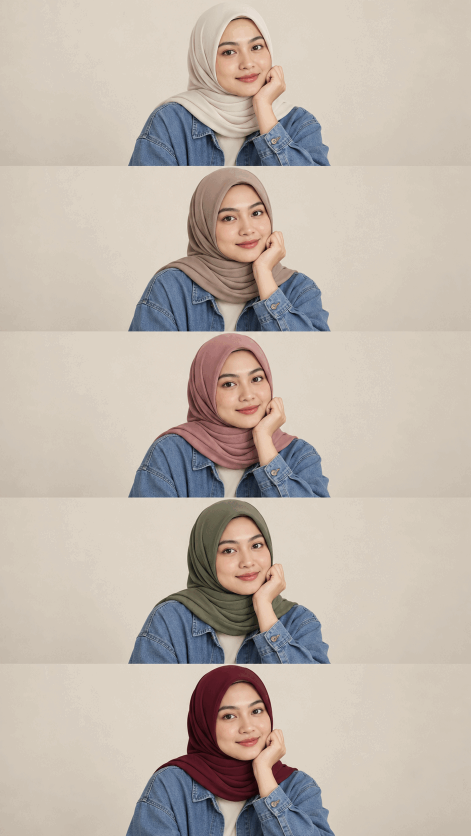
#> input picture CONTENT/DAY-14/assets/denim-five-color-source.png, 941 x 1672 px (shown at 1/2 size)
$ python render.py
#> lines starting #> are read from the running program, lines starting #| are printed output that depends on the picture
from pathlib import Path
import subprocess
from PIL import Image, ImageDraw, ImageFont

ROOT = Path(__file__).resolve().parent
ASSETS = ROOT / "assets"
SOURCE = ASSETS / "denim-five-color-source.png"
W, H = 1080, 1920
FPS = 30

CREAM = "#F3EDE5"
PAPER = "#FFFDF9"
INK = "#282522"
MUTED = "#6B625B"
BLUE = "#53708B"
IVORY = "#D5CBBE"
TAUPE = "#8D7668"
ROSE = "#A87078"
OLIVE = "#69705B"
BURGUNDY = "#752A3A"
REG = "/usr/share/fonts/truetype/dejavu/DejaVuSans.ttf"
BOLD = "/usr/share/fonts/truetype/dejavu/DejaVuSans-Bold.ttf"


def font(size, bold=False):
    return ImageFont.truetype(BOLD if bold else REG, size)


def txt(draw, xy, value, size, fill=INK, bold=False, anchor="la", spacing=10):
    draw.multiline_text(xy, value, font=font(size, bold), fill=fill,
                        anchor=anchor, spacing=spacing)


def fit_crop(image, size, focus_x=0.5, focus_y=0.42):
    target = size[0] / size[1]
    ratio = image.width / image.height
    if ratio > target:
        nw = int(image.height * target)
        left = int((image.width - nw) * focus_x)
        image = image.crop((left, 0, left + nw, image.height))
    else:
        nh = int(image.width / target)
        top = int((image.height - nh) * focus_y)
        top = max(0, min(top, image.height - nh))
        image = image.crop((0, top, image.width, top + nh))
    return image.resize(size, Image.Resampling.LANCZOS)


def footer(draw):
    txt(draw, (70, 1845), "@hijabsyaricoid", 28, fill=MUTED)


def panels(source):
    step = source.height // 5
    return [source.crop((0, i * step, source.width,
                         source.height if i == 4 else (i + 1) * step)) for i in range(5)]


def soft_top(base, height=760):
    over = Image.new("RGBA", base.size, (0, 0, 0, 0))
    d = ImageDraw.Draw(over)
    for y in range(height):
        alpha = int(236 * (1 - y / height))
        d.line((0, y, W, y), fill=(243, 237, 229, alpha))
    return Image.alpha_composite(base.convert("RGBA"), over).convert("RGB")


def hook_scene(source):
    base = soft_top(fit_crop(source, (W, H), 0.5, 0.5), 820)
    d = ImageDraw.Draw(base)
    txt(d, (70, 105), "Outfit denim +\nhijab apa?", 88, bold=True, spacing=8)
    txt(d, (70, 336), "Coba 5 arah warna ini.", 43, fill=MUTED, bold=True)
    d.rounded_rectangle((70, 1475, 1010, 1735), radius=44, fill="#FFFDFCEC")
    txt(d, (540, 1548), "Satu outfit, lima nuansa", 39,
        bold=True, anchor="ma")
    txt(d, (540, 1636), "Bandingkan dengan denim yang benar-benar kamu punya.",
        29, fill=MUTED, anchor="ma")
    footer(d)
    return base


def color_scene(panel, number, name, descriptor, accent):
    base = Image.new("RGB", (W, H), CREAM)
    portrait = fit_crop(panel, (W, 1390), 0.5, 0.48)
    base.paste(portrait, (0, 0))
    d = ImageDraw.Draw(base)
    d.rounded_rectangle((54, 1230, 1026, 1790), radius=52, fill=PAPER)
    d.rounded_rectangle((84, 1288, 164, 1368), radius=28, fill=accent)
    txt(d, (124, 1328), str(number), 33, fill="white", bold=True, anchor="mm")
    txt(d, (204, 1295), name, 54, bold=True)
    txt(d, (84, 1434), descriptor, 40, fill=MUTED, bold=True, spacing=9)
    txt(d, (84, 1606), "Amati hasilnya pada wash denim\ndan cahaya yang kamu pakai.",
        31, fill=INK, spacing=8)
    footer(d)
    return base


def comparison_scene(source):
    base = Image.new("RGB", (W, H), CREAM)
    base.paste(fit_crop(source, (W, 1390), 0.5, 0.5), (0, 0))
    d = ImageDraw.Draw(base)
    d.rounded_rectangle((54, 1235, 1026, 1790), radius=52, fill=PAPER)
    txt(d, (84, 1300), "Denim yang sama,\nnuansanya bisa berubah.", 54,
        bold=True, spacing=8)
    txt(d, (84, 1470), "Ivory terasa ringan · taupe terasa netral\nrose lebih lembut · olive lebih earthy\nburgundy memberi kontras lebih kuat",
        31, fill=MUTED, spacing=10)
    footer(d)
    return base


def end_scene(source):
    base = fit_crop(source, (W, H), 0.5, 0.5)
    veil = Image.new("RGBA", (W, H), (243, 237, 229, 226))
    base = Image.alpha_composite(base.convert("RGBA"), veil).convert("RGB")
    d = ImageDraw.Draw(base)
    txt(d, (70, 160), "Tes sebelum memilih", 72, bold=True)
    checks = [
        "Samakan outfit dan pencahayaan.",
        "Foto satu warna per frame.",
        "Bandingkan berdampingan.",
        "Pilih nuansa yang kamu suka.",
    ]
    y = 430
    for item in checks:
        d.ellipse((78, y + 10, 108, y + 40), fill=BLUE)
        txt(d, (140, y), item, 38, bold=True)
        y += 148
    d.rounded_rectangle((70, 1180, 1010, 1505), radius=46, fill=PAPER)
    txt(d, (540, 1270), "Simpan untuk referensi\noutfit denim berikutnya.",
        51, bold=True, anchor="ma", spacing=8)
    footer(d)
    return base


def story_poll(source):
    base = soft_top(fit_crop(source, (W, H), 0.5, 0.5), 790)
    d = ImageDraw.Draw(base)
    txt(d, (70, 130), "Kalau pakai denim,\nkamu pilih…", 78, bold=True, spacing=8)
    txt(d, (70, 346), "Arah netral atau berwarna?", 37, fill=MUTED, bold=True)
    d.rounded_rectangle((70, 1390, 1010, 1715), radius=46, fill="#FFFDFCEC")
    txt(d, (540, 1460), "TAMBAHKAN POLL", 27, fill=TAUPE, bold=True, anchor="mm")
    txt(d, (540, 1580), "NETRAL  /  COLOR", 47, bold=True, anchor="mm")
    footer(d)
    return base


def story_palette(source):
    ps = panels(source)
    base = Image.new("RGB", (W, H), CREAM)
    d = ImageDraw.Draw(base)
    txt(d, (70, 130), "5 arah warna\nuntuk outfit denim", 72, bold=True, spacing=8)
    names = ["SOFT IVORY", "WARM TAUPE", "DUSTY ROSE", "MUTED OLIVE", "BURGUNDY"]
    colors = [IVORY, TAUPE, ROSE, OLIVE, BURGUNDY]
    y = 400
    for panel, name, color in zip(ps, names, colors):
        image = fit_crop(panel, (265, 238), 0.5, 0.42)
        base.paste(image, (70, y))
        d = ImageDraw.Draw(base)
        d.rounded_rectangle((365, y, 1010, y + 238), radius=34, fill=PAPER)
        d.ellipse((405, y + 74, 495, y + 164), fill=color)
        txt(d, (535, y + 119), name, 35, bold=True, anchor="lm")
        y += 264
    footer(d)
    return base


def story_question(panel):
    base = fit_crop(panel, (W, H), 0.5, 0.46)
    veil = Image.new("RGBA", (W, H), (34, 31, 28, 68))
    base = Image.alpha_composite(base.convert("RGBA"), veil).convert("RGB")
    d = ImageDraw.Draw(base)
    d.rounded_rectangle((54, 120, 1026, 1035), radius=50, fill="#FFFDF0EE")
    txt(d, (96, 205), "Pilihanmu untuk\ndenim: warna apa?", 68, bold=True, spacing=8)
    txt(d, (96, 420), "Tulis warna hijab dan wash denim\nyang paling sering kamu pakai.",
        34, fill=MUTED, spacing=9)
    d.rounded_rectangle((96, 640, 984, 924), radius=38,
                        fill="#F2EAE2", outline="#D5C7BB", width=3)
    txt(d, (540, 718), "TAMBAHKAN QUESTIONS", 26,
        fill=TAUPE, bold=True, anchor="mm")
    txt(d, (540, 822), "Denim-ku… + hijab…", 38, bold=True, anchor="mm")
    footer(d)
    return base


def save_png(image, path):
    # Save through a verified sibling, then replace atomically. This prevents
    # a partially written PNG from surviving an interrupted render.
    tmp = path.with_name(path.stem + ".rendering.png")
    encoded = image.convert("RGB").quantize(
        colors=256, method=Image.Quantize.MEDIANCUT)
    if tmp.exists():
        tmp.unlink()
    for attempt in range(3):
        encoded.save(tmp, optimize=False)
        try:
            with Image.open(tmp) as check:
                check.load()
            tmp.replace(path)
            return
        except (OSError, SyntaxError):
            if tmp.exists():
                tmp.unlink()
            if attempt == 2:
                raise


def save_assets(source):
    ps = panels(source)
    scenes = [
        hook_scene(source),
        color_scene(ps[0], 1, "Soft ivory", "Ringan, clean, dan kontras lembut.", IVORY),
        color_scene(ps[1], 2, "Warm taupe", "Netral hangat yang tetap tenang.", TAUPE),
        color_scene(ps[2], 3, "Dusty rose", "Lembut dengan sentuhan warna.", ROSE),
        color_scene(ps[3], 4, "Muted olive", "Arah earthy yang lebih grounded.", OLIVE),
        color_scene(ps[4], 5, "Deep burgundy", "Kontras yang lebih kuat dan rich.", BURGUNDY),
        comparison_scene(source),
        end_scene(source),
    ]
    scene_paths = []
    for i, scene in enumerate(scenes, 1):
        path = ASSETS / f"scene-{i:02d}.png"
        save_png(scene, path)
        scene_paths.append(path)
    save_png(hook_scene(source), ASSETS / "reel-cover.png")
    stories = [story_poll(source), story_palette(source), story_question(ps[3])]
    story_paths = []
    for i, story in enumerate(stories, 1):
        path = ASSETS / f"story-{i:02d}.png"
        save_png(story, path)
        story_paths.append(path)
    sheet = Image.new("RGB", (1080, 960), "white")
    for i, scene in enumerate(scenes):
        thumb = scene.convert("RGB").resize((270, 480), Image.Resampling.LANCZOS)
        sheet.paste(thumb, ((i % 4) * 270, (i // 4) * 480))
    save_png(sheet, ASSETS / "contact-sheet.png")
    story_sheet = Image.new("RGB", (810, 480), "white")
    for i, story in enumerate(stories):
        thumb = story.convert("RGB").resize((270, 480), Image.Resampling.LANCZOS)
        story_sheet.paste(thumb, (i * 270, 0))
    save_png(story_sheet, ASSETS / "stories-contact-sheet.png")
    return scenes


def render_video(scenes):
    # Exactly 510 frames = 17.00 seconds at 30 fps.
    frame_counts = [60, 66, 66, 66, 66, 66, 60, 60]
    small = [im.resize((720, 1280), Image.Resampling.LANCZOS) for im in scenes]
    cmd = [
        "ffmpeg", "-y", "-f", "rawvideo", "-pix_fmt", "rgb24",
        "-s", "720x1280", "-r", str(FPS), "-i", "-",
        "-vf", "scale=1080:1920:flags=lanczos,format=yuv420p",
        "-c:v", "libx264", "-preset", "slow", "-crf", "29",
        "-maxrate", "330k", "-bufsize", "660k", "-movflags", "+faststart",
        "-an", str(ASSETS / "reel-final.mp4")
    ]
    proc = subprocess.Popen(cmd, stdin=subprocess.PIPE)
    transition = 6
    for idx, (scene, count) in enumerate(zip(small, frame_counts)):
        nxt = small[idx + 1] if idx + 1 < len(small) else None
        for frame_no in range(count):
            progress = frame_no / max(1, count - 1)
            scale = 1.0 + 0.012 * progress
            zw, zh = int(720 * scale), int(1280 * scale)
            frame = scene.resize((zw, zh), Image.Resampling.BICUBIC)
            frame = frame.crop(((zw - 720) // 2, (zh - 1280) // 2,
                                (zw - 720) // 2 + 720, (zh - 1280) // 2 + 1280))
            if nxt is not None and frame_no >= count - transition:
                alpha = (frame_no - (count - transition)) / transition
                frame = Image.blend(frame, nxt, alpha)
            proc.stdin.write(frame.convert("RGB").tobytes())
    proc.stdin.close()
    if proc.wait() != 0:
        raise RuntimeError("FFmpeg render failed")


def main():
    ASSETS.mkdir(parents=True, exist_ok=True)
    source = Image.open(SOURCE).convert("RGB")
#> source is the input picture: PIL image 941x1672 RGB; mean R, G, B 193.3, 182.4, 172.3
    scenes = save_assets(source)
#> in save_assets, `ps = panels(source)`: ps = 5 items
#> in soft_top, `over = Image.new("RGBA", base.size, (0, 0, 0, 0))`: over: PIL image 1080x1920 RGBA; every value is 0
#> in end_scene, `base = Image.alpha_composite(base.convert("RGBA"), veil).convert("RGB")`:
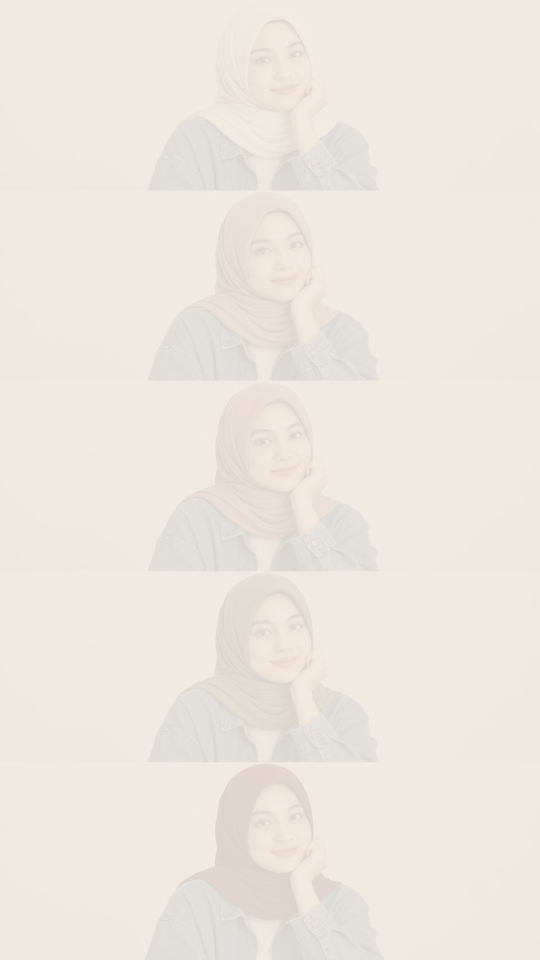
#> base: PIL image 1080x1920 RGB (shown at 1/2 size); mean R, G, B 237.3, 230.8, 222.5
#> after the loop in end_scene, `for item in checks:`: y = 1022
#> in save_png, `encoded = image.convert("RGB").quantize( colors=256, method=Image.Quan..`:
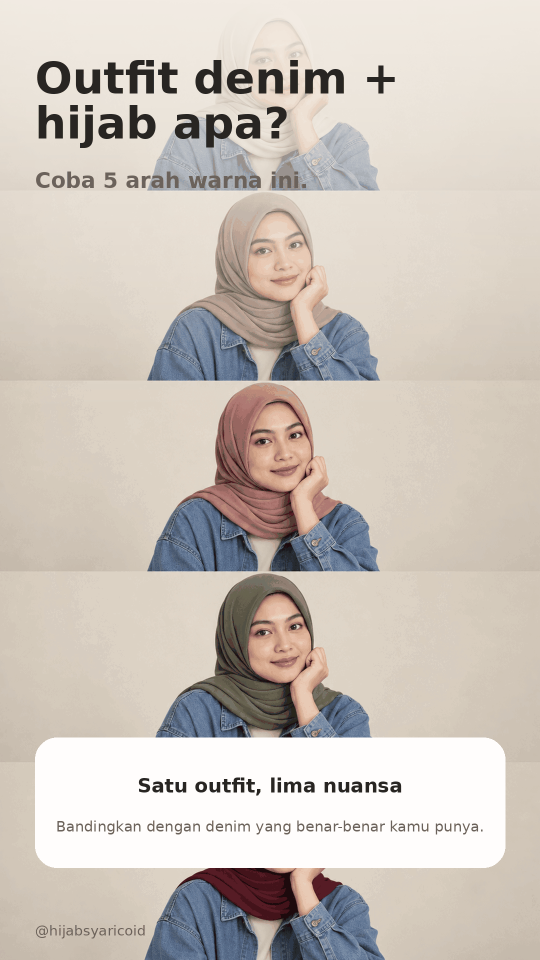
#> encoded: PIL image 1080x1920 P (shown at 1/2 size); mean R, G, B 204, 195.5, 187.3
#> in story_palette, `ps = panels(source)`: ps = 5 items
#> the loop in story_palette, `for panel, name, color in zip(ps, names, colors):` made 5 passes
#> (name, color, ratio in fit_crop, nw in fit_crop, left in fit_crop, y) on passes 1 to 5: ('SOFT IVORY', '#D5CBBE', 2.82, 371, 285, 664), ('WARM TAUPE', '#8D7668', 2.82, 371, 285, 928), ('DUSTY ROSE', '#A87078', 2.82, 371, 285, 1192), ('MUTED OLIVE', '#69705B', 2.82, 371, 285, 1456), ('BURGUNDY', '#752A3A', 2.8, 374, 283, 1720)
#> pass 1, in fit_crop (call 11), `image = image.crop((left, 0, left + nw, image.height))`:
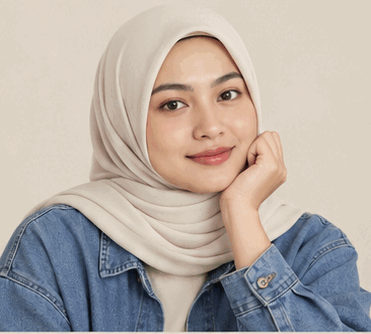
#> image: PIL image 371x334 RGB; mean R, G, B 180.5, 171.5, 165.3
#> after the loop in story_palette, `for panel, name, color in zip(ps, names, colors):`:
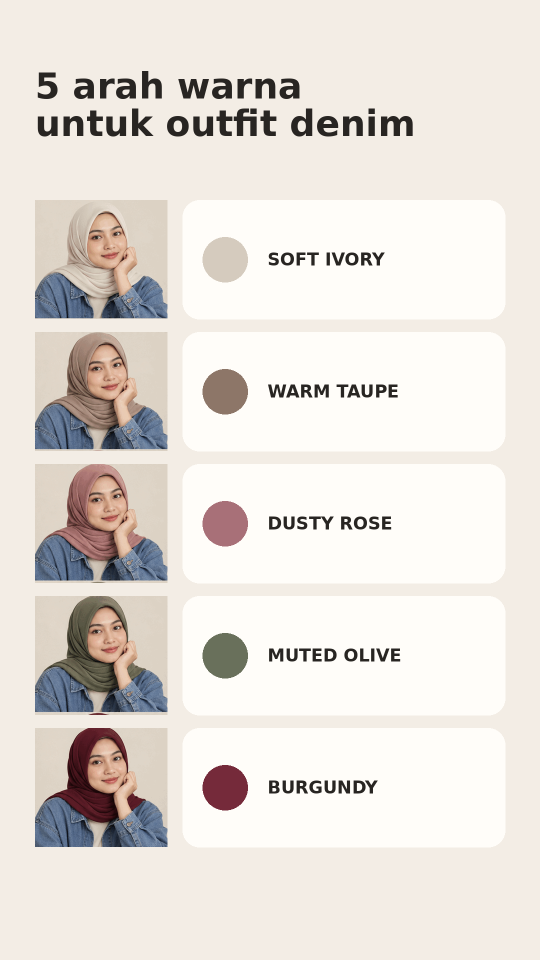
#> base: PIL image 1080x1920 RGB (shown at 1/2 size); mean R, G, B 229.6, 223.8, 217.8
#> after the loop in story_palette, `for panel, name, color in zip(ps, names, colors):`:
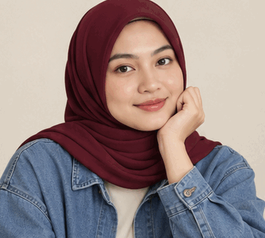
#> image: PIL image 265x238 RGB; mean R, G, B 149.4, 134.1, 133.8
#> after the loop in story_palette, `for panel, name, color in zip(ps, names, colors):`: y = 1720
#> in fit_crop (call 16), `target = size[0] / size[1]`: target = 0.562
#> in fit_crop (call 16), `nw = int(image.height * target)`: nw = 187
#> in fit_crop (call 16), `left = int((image.width - nw) * focus_x)`: left = 377
#> in fit_crop (call 16), `image = image.crop((left, 0, left + nw, image.height))`:
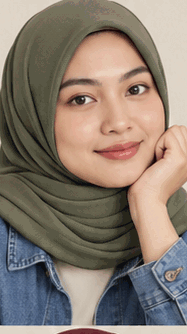
#> image: PIL image 187x334 RGB; mean R, G, B 137.6, 124.5, 112.9
#> in story_question, `base = Image.alpha_composite(base.convert("RGBA"), veil).convert("RGB")`:
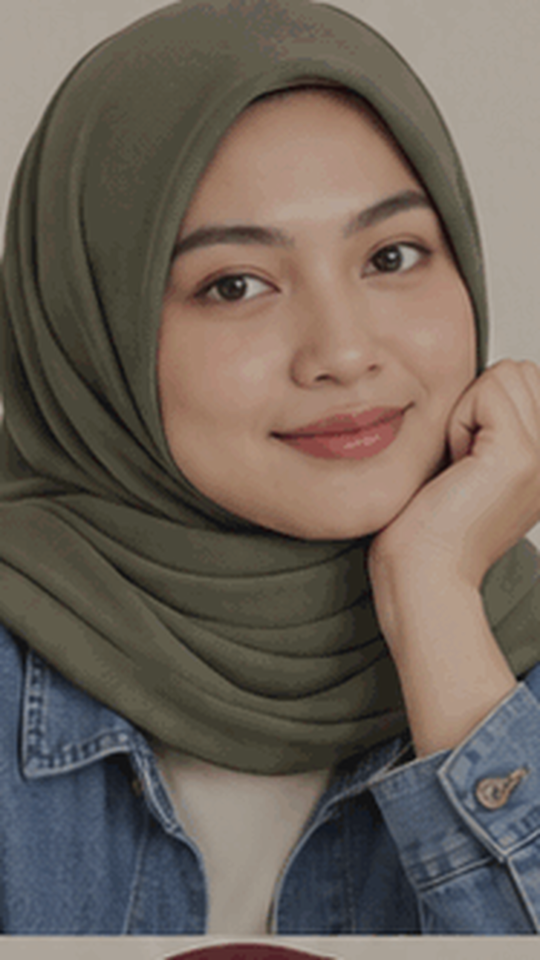
#> base: PIL image 1080x1920 RGB (shown at 1/2 size); mean R, G, B 110, 99.6, 90.3
#> the loop in save_assets, `for i, scene in enumerate(scenes):` made 8 passes
#> the loop in save_assets, `for i, story in enumerate(stories):` made 3 passes
#> scenes = 8 items
    render_video(scenes)


if __name__ == "__main__":
#> (the run stopped early here; a loop or call above may not have finished)
